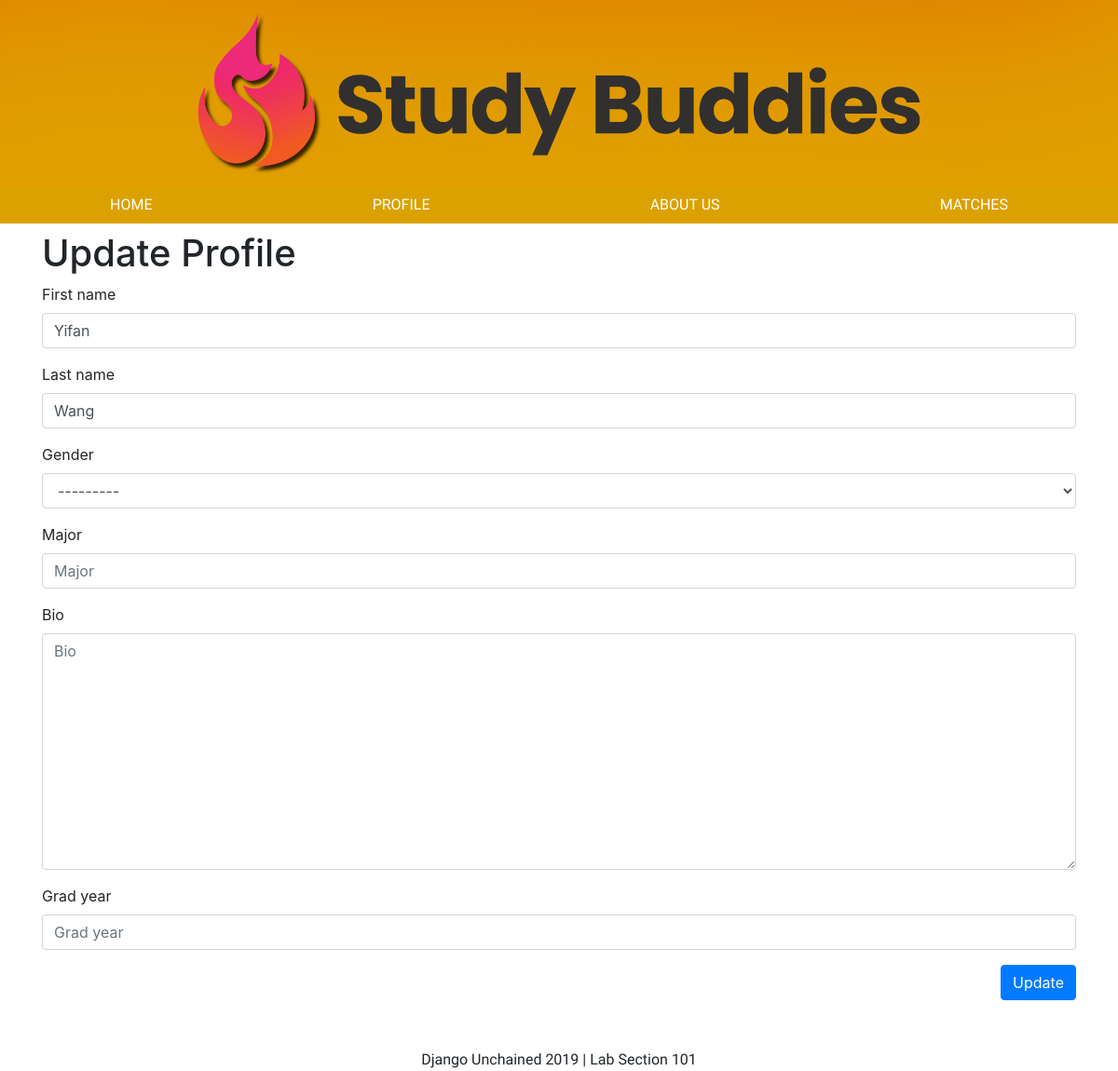
/matching/edit/ (signed in), run on an earlier commit of the app's database.
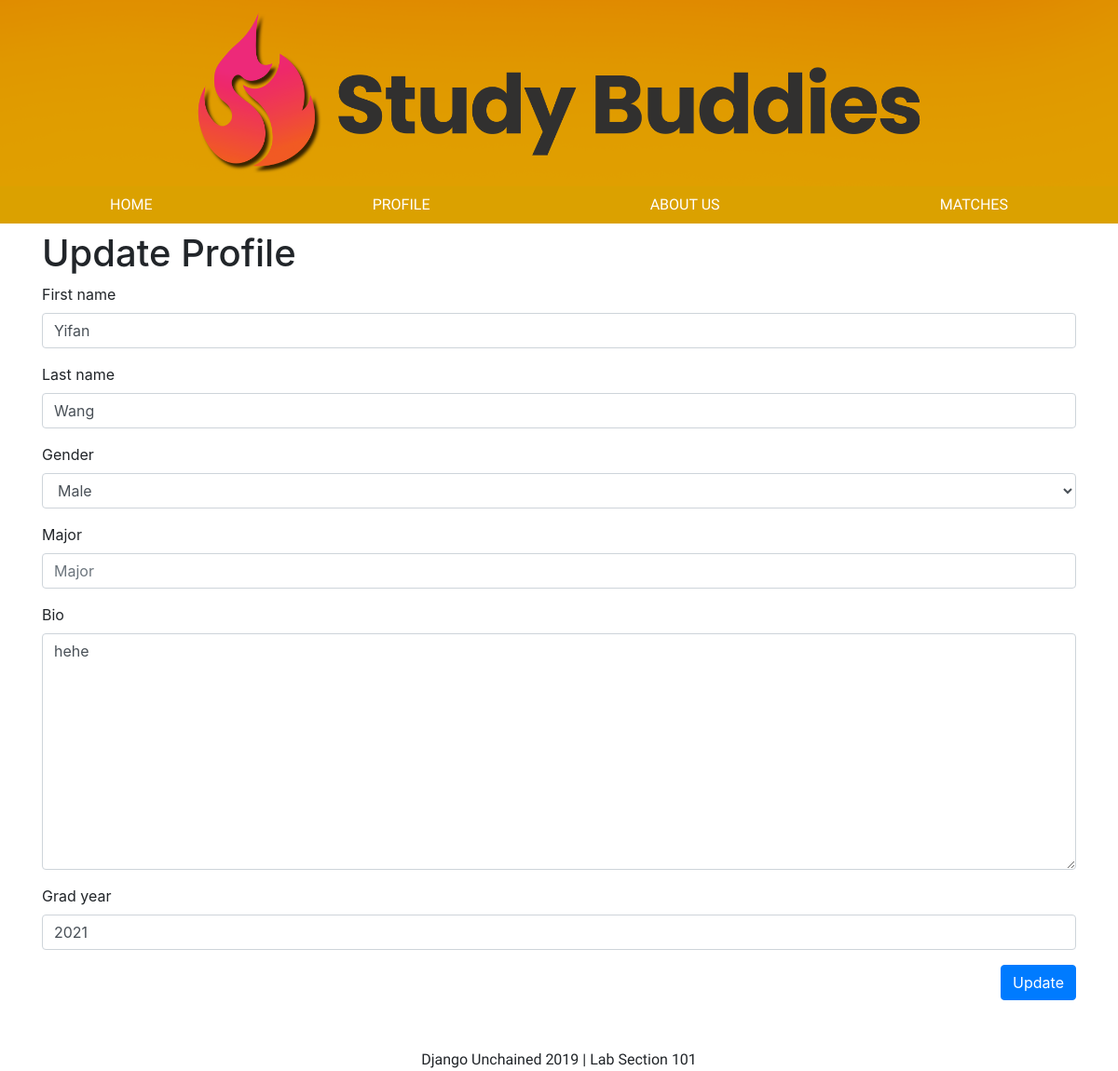
And on a later commit of the database.
### matching/models.py (models this page shows)
class Profile(models.Model):
    user = models.OneToOneField(User, on_delete=models.CASCADE)
    GENDER_CHOICES = [('M', 'Male'), ('F', 'Female'), ('O', 'Other')]
    major = models.CharField(max_length=100, blank=True)
    grad_year = models.CharField(max_length=4)
    bio = models.TextField()
    gender = models.CharField(choices=GENDER_CHOICES, max_length=1)

### matching/views.py (the view)
# urls.py: path('edit/', views.update_profile, name='update_profile'),
@login_required
def update_profile(request):
    if request.method == 'POST':
        profile_form = ProfileForm(request.POST, instance=request.user.profile)
        user_form = UserForm(request.POST, instance=request.user)
        if profile_form.is_valid() and user_form.is_valid():
            profile_form.save()
            user_form.save()
            return redirect(reverse('profile'))
    else:
        profile_form = ProfileForm(instance=request.user.profile)
        user_form = UserForm(instance=request.user)
    return render(request, 'update_profile.html', {
        'user_form': user_form,
        'profile_form': profile_form,
    })

### matching/forms.py
class UserForm(forms.ModelForm):
    class Meta:
        model = User
        fields = ('first_name', 'last_name')

class ProfileForm(forms.ModelForm):
    class Meta:
        model = Profile
        fields = ('gender', 'major', 'bio', 'grad_year')

### matching/templates/matching/update_profile.html (shortened to what this page needs)
{% extends 'base.html' %}
{% load bootstrap4 %}
{% block content %}
<div class="container">
	<div class="justify-content-center">
		<h1 class="mt-2"> Update Profile </h1>
		<form method="post">
			{% bootstrap_form user_form %}
			{% bootstrap_form profile_form %}
			<input class="btn-primary btn btn mt-0 mb-3" type="submit" value="Update" style="float: right;">
		</form>
	</div>
</div>
{% endblock %}

### matching/templates/matching/base.html (shortened to what this page needs)
<!DOCTYPE html>
<html lang="en">
{%load static%}
<head>
    <link rel="stylesheet" type="text/css" href="{% static 'matching/styles.css'%}">
    <link href="https://stackpath.bootstrapcdn.com/bootstrap/4.2.1/css/bootstrap.min.css" rel="stylesheet"
>
</head>
<body>
    <div class="page-header-custom">
        <div class="row-logo h-100 my-auto">
            <img src="{% static 'matching/logo_name_combo_big.png' %}" class=" img-fluid mx-auto d-block my-auto">
        </div>
    </div>
    <nav class="navbar-custom navbar-expand-sm">
        <ul class="navbar-nav justify-content-center nav-fill w-100">
            <li class="nav-item">
                <a class="nav-link" href="/home">HOME</a>
            </li>
            <li class="nav-item">
                <a class="nav-link" href="/matching">PROFILE</a>
            </li>
            <li class="nav-item">
                <a class="nav-link" href="">ABOUT US</a>
            </li>
            <li class="nav-item">
                <a class="nav-link" href="">MATCHES</a>
            </li>
        </ul>
    </nav>
    {% block content %}{% endblock %}
    <div class="footer-bar text-center">
        Django Unchained 2019 | Lab Section 101
    </div>
</body>
</html>

### static/matching/styles.css (style rules this page uses)
html { height: 100%; width: 100%; }
body { width: 100%; height: 100%; }
.page-header-custom { background-color: black; color: white; }
.navbar-custom { background-color: rgb(219, 161, 0); }
.nav-link { font-size: 1rem; color: white; font-family: 'Roboto Condensed', sans-serif; }
.row-logo { object-fit: contain; }
.footer-bar { padding-top: 3vw; width: 100%; overflow: auto; height: 5vw; font-family: 'Roboto Condensed', sans-serif; padding-bottom: 4px; }

### matching/templates/matching/base.html (style rules this page uses)
html { height: 100%; width: 100%; }
body { width: 100%; height: 100%; }
.page-header-custom { background-color: black; color: white; }
.navbar-custom { background-color: rgb(219, 161, 0); }
.nav-link { font-size: 1rem; color: white; font-family: 'Roboto Condensed', sans-serif; }
.row-logo { object-fit: contain; }
.footer-bar { padding-top: 3vw; width: 100%; overflow: auto; height: 5vw; font-family: 'Roboto Condensed', sans-serif; padding-bottom: 4px; }

What changed in the data, as far as the page shows it:
changed Profile: gender "---------" → "Male"; bio (not shown) → "hehe"; grad_year (not shown) → "2021"
